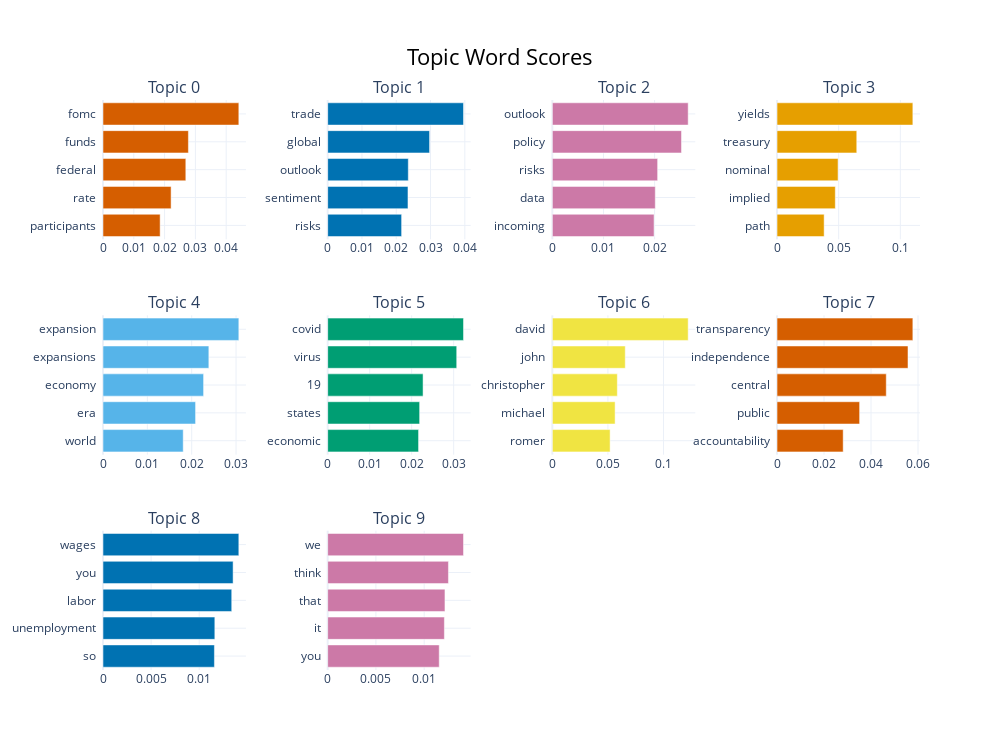

Notebook source saved alongside this figure:
### Markdown cell above
## 3. Visualization (Global Topics)

### Code cell
topic_model.visualize_barchart(top_n_topics=10)

### Figure 1 — Plotly figure (JSON) as saved in the notebook; plotly's stock layout.template omitted (floating-point values rounded to 4 significant figures)
{"data": [{"marker": {"color": "#D55E00"}, "orientation": "h", "type": "bar", "x": [0.01855, 0.02211, 0.02689, 0.02773, 0.04411], "xaxis": "x", "y": ["participants  ", "rate  ", "federal  ", "funds  ", "fomc  "], "yaxis": "y"}, {"marker": {"color": "#0072B2"}, "orientation": "h", "type": "bar", "x": [0.02157, 0.02342, 0.02351, 0.02972, 0.03961], "xaxis": "x2", "y": ["risks  ", "sentiment  ", "outlook  ", "global  ", "trade  "], "yaxis": "y2"}, {"marker": {"color": "#CC79A7"}, "orientation": "h", "type": "bar", "x": [0.01989, 0.02013, 0.02059, 0.02526, 0.02656], "xaxis": "x3", "y": ["incoming  ", "data  ", "risks  ", "policy  ", "outlook  "], "yaxis": "y3"}, {"marker": {"color": "#E69F00"}, "orientation": "h", "type": "bar", "x": [0.03822, 0.04726, 0.0495, 0.06467, 0.1102], "xaxis": "x4", "y": ["path  ", "implied  ", "nominal  ", "treasury  ", "yields  "], "yaxis": "y4"}, {"marker": {"color": "#56B4E9"}, "orientation": "h", "type": "bar", "x": [0.01809, 0.02087, 0.02268, 0.02387, 0.03063], "xaxis": "x5", "y": ["world  ", "era  ", "economy  ", "expansions  ", "expansion  "], "yaxis": "y5"}, {"marker": {"color": "#009E73"}, "orientation": "h", "type": "bar", "x": [0.02164, 0.02189, 0.02271, 0.03072, 0.03234], "xaxis": "x6", "y": ["economic  ", "states  ", "19  ", "virus  ", "covid  "], "yaxis": "y6"}, {"marker": {"color": "#F0E442"}, "orientation": "h", "type": "bar", "x": [0.05197, 0.05647, 0.05847, 0.06561, 0.1222], "xaxis": "x7", "y": ["romer  ", "michael  ", "christopher  ", "john  ", "david  "], "yaxis": "y7"}, {"marker": {"color": "#D55E00"}, "orientation": "h", "type": "bar", "x": [0.02815, 0.03515, 0.04649, 0.05574, 0.0578], "xaxis": "x8", "y": ["accountability  ", "public  ", "central  ", "independence  ", "transparency  "], "yaxis": "y8"}, {"marker": {"color": "#0072B2"}, "orientation": "h", "type": "bar", "x": [0.01158, 0.01163, 0.01338, 0.01352, 0.01412], "xaxis": "x9", "y": ["so  ", "unemployment  ", "labor  ", "you  ", "wages  "], "yaxis": "y9"}, {"marker": {"color": "#CC79A7"}, "orientation": "h", "type": "bar", "x": [0.01156, 0.01209, 0.01215, 0.01251, 0.01408], "xaxis": "x10", "y": ["you  ", "it  ", "that  ", "think  ", "we  "], "yaxis": "y10"}], "layout": {"annotations": [{"font": {"size": 16}, "showarrow": false, "text": "Topic 0", "x": 0.0875, "xanchor": "center", "xref": "paper", "y": 1, "yanchor": "bottom", "yref": "paper"}, {"font": {"size": 16}, "showarrow": false, "text": "Topic 1", "x": 0.3625, "xanchor": "center", "xref": "paper", "y": 1, "yanchor": "bottom", "yref": "paper"}, {"font": {"size": 16}, "showarrow": false, "text": "Topic 2", "x": 0.6375, "xanchor": "center", "xref": "paper", "y": 1, "yanchor": "bottom", "yref": "paper"}, {"font": {"size": 16}, "showarrow": false, "text": "Topic 3", "x": 0.9125, "xanchor": "center", "xref": "paper", "y": 1, "yanchor": "bottom", "yref": "paper"}, {"font": {"size": 16}, "showarrow": false, "text": "Topic 4", "x": 0.0875, "xanchor": "center", "xref": "paper", "y": 0.6222, "yanchor": "bottom", "yref": "paper"}, {"font": {"size": 16}, "showarrow": false, "text": "Topic 5", "x": 0.3625, "xanchor": "center", "xref": "paper", "y": 0.6222, "yanchor": "bottom", "yref": "paper"}, {"font": {"size": 16}, "showarrow": false, "text": "Topic 6", "x": 0.6375, "xanchor": "center", "xref": "paper", "y": 0.6222, "yanchor": "bottom", "yref": "paper"}, {"font": {"size": 16}, "showarrow": false, "text": "Topic 7", "x": 0.9125, "xanchor": "center", "xref": "paper", "y": 0.6222, "yanchor": "bottom", "yref": "paper"}, {"font": {"size": 16}, "showarrow": false, "text": "Topic 8", "x": 0.0875, "xanchor": "center", "xref": "paper", "y": 0.2444, "yanchor": "bottom", "yref": "paper"}, {"font": {"size": 16}, "showarrow": false, "text": "Topic 9", "x": 0.3625, "xanchor": "center", "xref": "paper", "y": 0.2444, "yanchor": "bottom", "yref": "paper"}], "height": 750, "hoverlabel": {"bgcolor": "white", "font": {"family": "Rockwell", "size": 16}}, "showlegend": false, "title": {"font": {"color": "Black", "size": 22}, "text": "Topic Word Scores", "x": 0.5, "xanchor": "center", "yanchor": "top"}, "width": 1000, "xaxis": {"anchor": "y", "domain": [0, 0.175], "showgrid": true}, "xaxis10": {"anchor": "y10", "domain": [0.275, 0.45], "showgrid": true}, "xaxis11": {"anchor": "y11", "domain": [0.55, 0.725], "showgrid": true}, "xaxis12": {"anchor": "y12", "domain": [0.825, 1], "showgrid": true}, "xaxis2": {"anchor": "y2", "domain": [0.275, 0.45], "showgrid": true}, "xaxis3": {"anchor": "y3", "domain": [0.55, 0.725], "showgrid": true}, "xaxis4": {"anchor": "y4", "domain": [0.825, 1], "showgrid": true}, "xaxis5": {"anchor": "y5", "domain": [0, 0.175], "showgrid": true}, "xaxis6": {"anchor": "y6", "domain": [0.275, 0.45], "showgrid": true}, "xaxis7": {"anchor": "y7", "domain": [0.55, 0.725], "showgrid": true}, "xaxis8": {"anchor": "y8", "domain": [0.825, 1], "showgrid": true}, "xaxis9": {"anchor": "y9", "domain": [0, 0.175], "showgrid": true}, "yaxis": {"anchor": "x", "domain": [0.7556, 1], "showgrid": true}, "yaxis10": {"anchor": "x10", "domain": [0, 0.2444], "showgrid": true}, "yaxis11": {"anchor": "x11", "domain": [0, 0.2444], "showgrid": true}, "yaxis12": {"anchor": "x12", "domain": [0, 0.2444], "showgrid": true}, "yaxis2": {"anchor": "x2", "domain": [0.7556, 1], "showgrid": true}, "yaxis3": {"anchor": "x3", "domain": [0.7556, 1], "showgrid": true}, "yaxis4": {"anchor": "x4", "domain": [0.7556, 1], "showgrid": true}, "yaxis5": {"anchor": "x5", "domain": [0.3778, 0.6222], "showgrid": true}, "yaxis6": {"anchor": "x6", "domain": [0.3778, 0.6222], "showgrid": true}, "yaxis7": {"anchor": "x7", "domain": [0.3778, 0.6222], "showgrid": true}, "yaxis8": {"anchor": "x8", "domain": [0.3778, 0.6222], "showgrid": true}, "yaxis9": {"anchor": "x9", "domain": [0, 0.2444], "showgrid": true}}}
